Frame 1 (no input): blank canvas, image omitted
Frame 60 (no input): blank canvas, image omitted
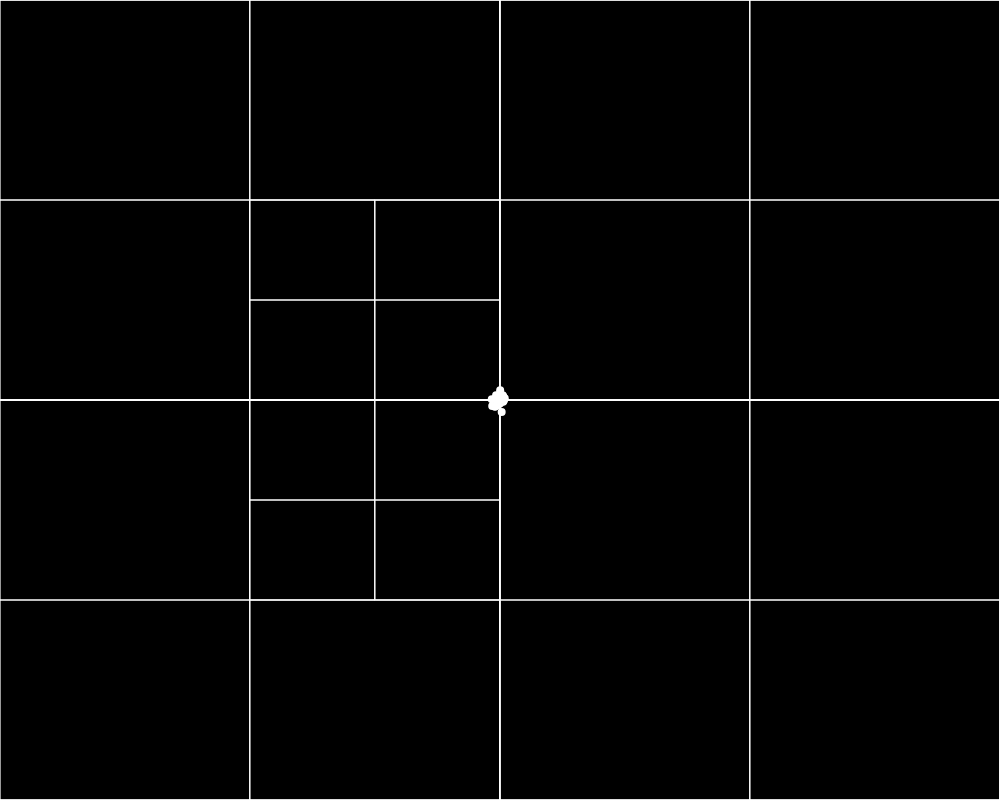
Frame 120 (the mouse pressed at the canvas centre since frame 60)

The p5.js sketch whose frames 1 and 60 were blank and that drew this single picture after the mouse press (run headless with seeded random() and noise() and a simulated clock; from frame 60 on, the mouse is pressed at the canvas centre):

// p5.js sketch
// ── sketch.js
let particles = [];

function setup() {
  createCanvas(1000, 800);



  // for (let i = 0; i < 500; i++) {
  //   particles[i] = new Particle(random(width), random(height));
  // }
}

function draw() {
  if (mouseIsPressed) {
    let newParticle = new Particle(mouseX, mouseY);
    particles.push(newParticle);
  }
  background(0);

  let boundary = new Rectangle(width / 2, height / 2, width, height);
  let qtree = new QuadTree(boundary, 4);

  for (let p of particles) {

    let point = new Point(p.x, p.y, p);
    qtree.insert(point);

    p.move();
    p.render();
    p.setHighlight(false);
  }

  qtree.show();

  // inefficient way
  // for (let p of particles) {
  //   for (let other of particles) {
  //     if (p !== other && p.intersects(other)) {
  //       p.setHighlight(true);
  //     }
  //   }
  // }

  // efficient way
  for (let p of particles) {
    let range = new Rectangle(p.x, p.y, p.r*2, p.r*2);
    let points = [];
    qtree.query(range, points);
    for (let point of points) {
      let other = point.userData;
      if (p !== other && p.intersects(other)) {
        p.setHighlight(true);
      }
    }
  }
}

// ── particle.js
class Particle {
  constructor(x, y) {
    this.x = x;
    this.y = y;
    this.r = 4;
    this.highlight = false;
  }

  intersects(other) {
    let d = dist(this.x, this.y, other.x, other.y);
    return (d < this.r + other.r);
  }

  setHighlight(value) {
    this.highlight = value;
  }

  move() {
    this.x += random(-1, 1);
    this.y += random(-1, 1);
  }

  render() {
    noStroke();
    if (this.highlight) {
      fill(255);
    } else {
      fill(100);
    }
    ellipse(this.x, this.y, this.r * 2);
  }
}

// ── quadtree.js
class Point {
  constructor(x, y, userData) {
    this.x = x;
    this.y = y;
    this.userData = userData;
  }
}

class Rectangle {
  constructor(x, y, w, h) {
    this.x = x;
    this.y = y;
    this.w = w;
    this.h = h;
  }

  contains(point) {
    return (point.x > this.x - this.w &&
            point.x < this.x + this.w &&
            point.y > this.y - this.h &&
            point.y < this.y + this.h
           );
  }

  intersects(range) {
    return !(range.x - range.w > this.x + this.w ||
        range.x + range.w < this.x - this.w ||
        range.y - range.h > this.y + this.h ||
        range.y + range.h < this.y - this.h);
  }
}

class QuadTree {
  constructor(boundary, n) {
    this.boundary = boundary;
    this.capacity = n;
    this.points = [];
    this.divided = false;
  }

  subdivide() {
    // northwest
    let nw = new Rectangle(this.boundary.x - this.boundary.w / 2,
                           this.boundary.y - this.boundary.h / 2,
                           this.boundary.w / 2,
                           this.boundary.h / 2
                         );
    this.northwest = new QuadTree(nw, this.capacity);

    // northeast
   let ne = new Rectangle(this.boundary.x + this.boundary.w / 2,
                          this.boundary.y - this.boundary.h / 2,
                          this.boundary.w / 2,
                          this.boundary.h / 2
                        );
    this.northeast = new QuadTree(ne, this.capacity);

    // southwest
    let sw = new Rectangle(this.boundary.x - this.boundary.w / 2,
                           this.boundary.y + this.boundary.h / 2,
                           this.boundary.w / 2,
                           this.boundary.h / 2
                         );
    this.southwest = new QuadTree(sw, this.capacity);

    // southeast
    let se = new Rectangle(this.boundary.x + this.boundary.w / 2,
                           this.boundary.y + this.boundary.h / 2,
                           this.boundary.w / 2,
                           this.boundary.h / 2
                         );
    this.southeast = new QuadTree(se, this.capacity);

    this.divided = true;
  }

  insert(point) {
    // check if in boundaries
    if (!this.boundary.contains(point)) {
      return;
    }

    if (this.points.length < this.capacity) {
      this.points.push(point);
    } else {
      if (!this.divided) {
        this.subdivide();
      }

      this.northeast.insert(point);
      this.northwest.insert(point);
      this.southeast.insert(point);
      this.southwest.insert(point);
    }
  }

  query(range, found) {
    if (!this.boundary.intersects(range)) {
      // empty array
      return;
    }

    for (let p of this.points) {
      if (range.contains(p)) {
        found.push(p);
      }
    }

    if (this.divided) {
      this.northwest.query(range, found);
      this.northeast.query(range, found);
      this.southwest.query(range, found);
      this.southeast.query(range, found);
    }


  }

  show() {
    stroke(255);
    strokeWeight(1);
    noFill();
    rectMode(CENTER);
    rect(this.boundary.x,
         this.boundary.y,
         this.boundary.w * 2,
         this.boundary.h * 2
        );
    if (this.divided) {
      this.northwest.show();
      this.northeast.show();
      this.southwest.show();
      this.southeast.show();
    }
    for (let p of this.points) {
      strokeWeight(4);
      point(p.x, p.y);
    }
  }
}
